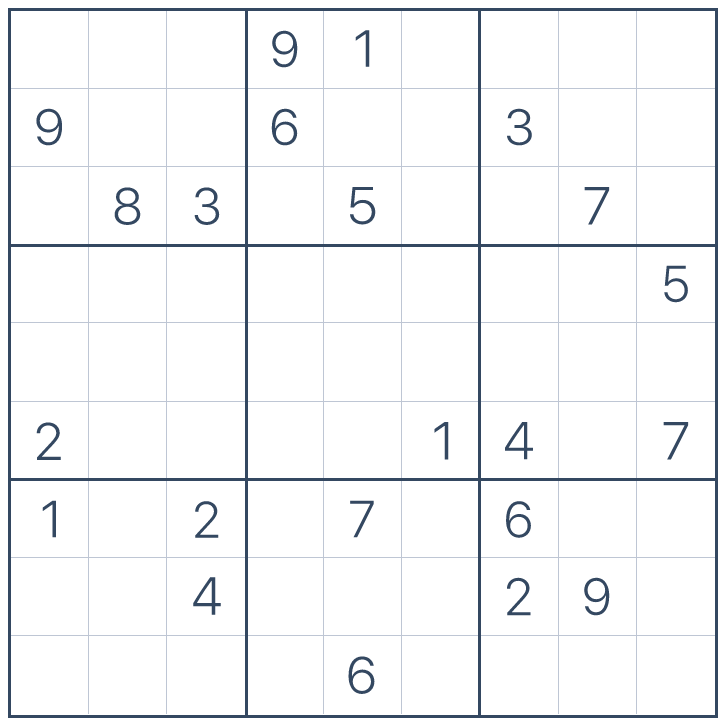
#> input picture A.PNG, 728 x 727 px, found by its file name
$ python SudokuMain.py
#> lines starting #> are read from the running program, lines starting #| are printed output that depends on the picture
import cv2
import numpy as np
import pytesseract as tess
tess.pytesseract.tesseract_cmd = r'C:\\Program Files\\Tesseract-OCR\\tesseract.exe'

#####################################################
def splitBoxes(img):
    rows = np.vsplit(img, 9)
    boxes = []
    for i in range(len(rows)):
        cols = np.hsplit(rows[i], 9)
        boxes.append([])
        for box in cols:
            boxes[i].append(box)
    return boxes

#####################################################
def getdigit(boxes):
    res = []
    for i in range(len(boxes)):
        res.append([])
        for j in range(len(boxes[i])):
            temp = tess.image_to_boxes(boxes[i][j][10:, 10:], config='--psm 6 --oem 3 -c tessedit_char_whitelist=0123456789')
            if len(temp) > 0:
                res[i].append(int(temp[0]))
            else:
                res[i].append(0)
    return res

#####################################################
# [52 lines left out: functions getBlankPos, possible, sudokuSolver, printResult, not called in this run]

#####################################################
img = cv2.imread("A.png")
#> img is the input picture: shape (727, 728, 3); mean B, G, R 247.5, 246.2, 245.2
img = cv2.cvtColor(img, cv2.COLOR_BGR2RGB)
img = cv2.resize(img, (630, 630))
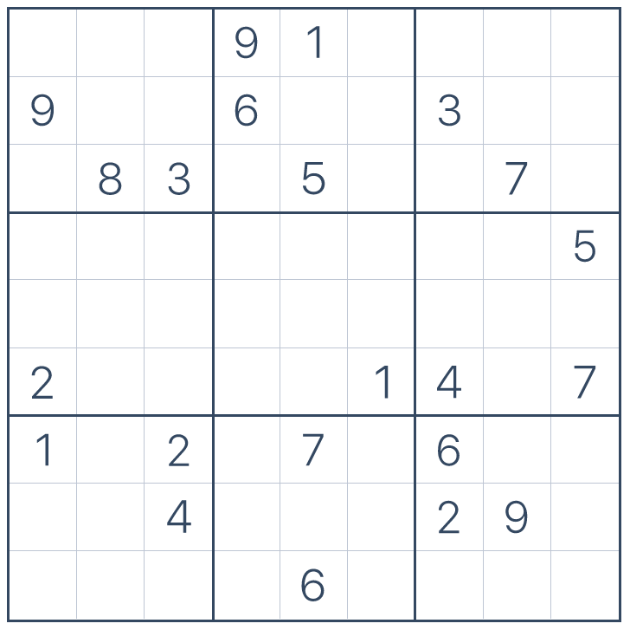
#> img: shape (630, 630, 3); mean R, G, B 245.3, 246.3, 247.6
size = 70
'''
img = cv2.Canny(img, 100, 200)
img = cv2.adaptiveThreshold(img, 255, 1, 1, 3, 3)
'''
boxes = splitBoxes(img)
#> in splitBoxes, `rows = np.vsplit(img, 9)`: rows = 9 items
#> the loop in splitBoxes, `for i in range(len(rows)):` made 9 passes
#> boxes = 9 items
#> the loop in getdigit, `for i in range(len(boxes)):` made 1 pass
#> after the loop in getdigit, `for i in range(len(boxes)):`: res = [[]]

#> (the run stopped early here; a loop or call above may not have finished)

$ run again, with B.PNG copied over A.PNG
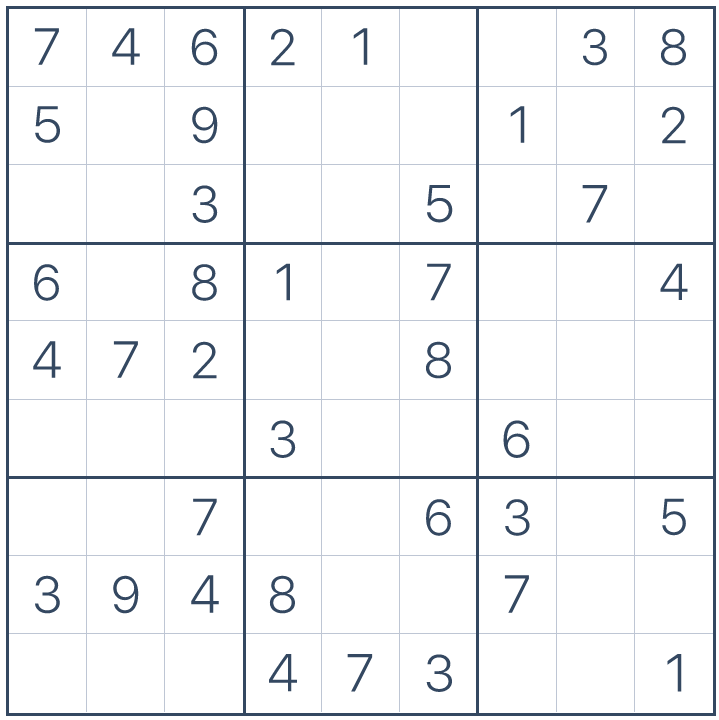
#> input picture B.PNG, 719 x 720 px, found by its file name
#> img is the input picture: shape (720, 719, 3); mean B, G, R 246.1, 244.6, 243.4
#> `img = cv2.resize(img, (630, 630))`:
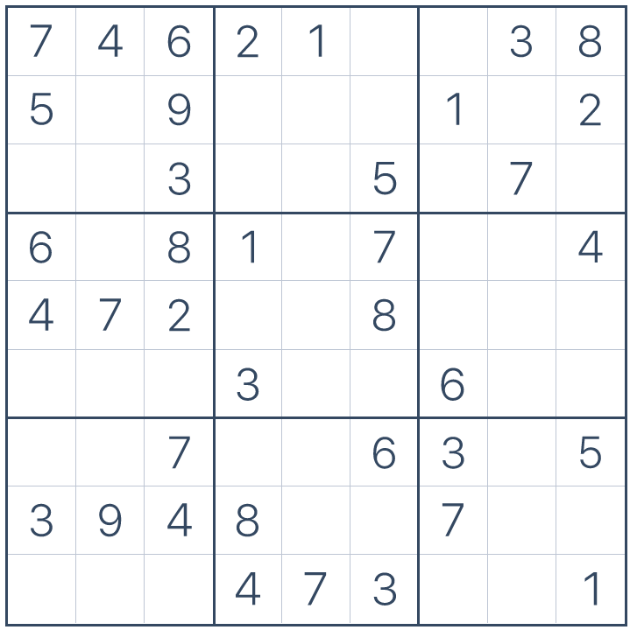
#> img: shape (630, 630, 3); mean R, G, B 243.4, 244.6, 246.1
#> rows = 9 items
#> the loop in splitBoxes, `for i in range(len(rows)):` made 9 passes
#> the loop in getdigit, `for i in range(len(boxes)):` made 1 pass
#> after the loop in getdigit, `for i in range(len(boxes)):`: res = [[]]
